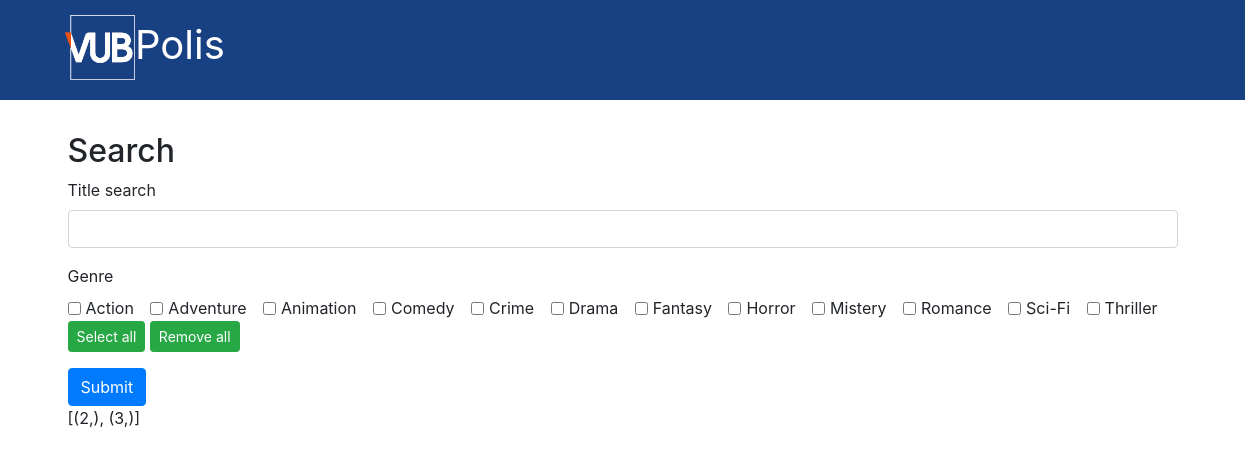
Screenshot of /Homepage with the database file from the repository.
### tables this page shows
CREATE TABLE genres (
    genre_id      INTEGER NOT NULL PRIMARY KEY,
    genre_name    TEXT NOT NULL,
    [description] TEXT NOT NULL
);

### startServer.py (the view)
@app.route("/Homepage", methods = ['POST', 'GET'])
def homePage():
    genres = getData("getAllGenreNames.sql")
    linkParams = request.args
    searchResult = getData("filmSearch.sql")
    return render_template("index.html", genres=genres, linkParams=linkParams, searchResult=searchResult)

### utils.py (called while the page is built)
def getData(scriptname, *args):
    db = sqlite3.connect(databaseFile)
    cursor = db.cursor()
    script = open(sqlpath + scriptname, "r").read()
    res = cursor.execute(script, args).fetchall()
    db.commit()
    db.close()
    return res

### templates/index.html (shortened to what this page needs)
{% extends "boilerplates/basePage.html" %}
{% block body %}
    {% include "boilerplates/pageHeader.html" %}
    <div class="container">
        <form id="searchFilm" method="GET">
            <h2>Search</h2>
            <div class="form-group">
                <label for="titleSearch">Title search</label>
                <input type="text" class="form-control" id="titleSearch" name="titleSearch">
            </div>
            <fieldset id="genre-select">
                <label for="genre-select">Genre</label>
                <br>
                {% for genre in genres %}
                    <div class="form-check form-check-inline">
                        <input type="checkbox" class="form-check-input genre-select-item" id="{{genre[0]}}" name="{{genre[0]}}">
                        <label class="form-check-label" for="{{genre[0]}}">{{genre[0]}}</label>
                    </div>
                {% endfor %}
                <button type="button" class="btn btn-success btn-sm" onclick="selectAllGenres()">Select all</button>
                <button type="button" class="btn btn-success btn-sm" onclick="deSelectAllGenres()">Remove all</button>
            </fieldset>
            <button type="submit" class="btn btn-primary">Submit</button>
        </form>
    </div>
    <div class="container">
        {{searchResult}}
    </div>
{% endblock %}

### templates/boilerplates/basePage.html (shortened to what this page needs)
<!DOCTYPE html>
<html lang="en">
<head>
    <link rel="stylesheet" href="https://stackpath.bootstrapcdn.com/bootstrap/4.1.3/css/bootstrap.min.css">
    <link rel="stylesheet" href="css/style.css">
</head>
<body>
   {% block body %}{% endblock %}
</body>
</html>

### templates/boilerplates/pageHeader.html
<div class="container-fluid" id="page-header">
    <div id="logo"></div>
</div>

### css/style.css (style rules this page uses)
html, body { height: 100%; }
#page-header { height:100px; background-color:#184183; margin-bottom: 2em; }
#page-header #logo { background-image: url("/images/logo.png"); background-repeat: no-repeat; background-size: 70px; height: 70px; position: relative; top: 15px; left: 50px; }
#page-header #logo::after { content: "Polis"; color: #fff; position: relative; font-size: 40px; left: 70px; }
#searchFilm [type="submit"] { margin-top: 1em; }

### rows the page displays
genres: genre_name "Action"
genres: genre_name "Adventure"
genres: genre_name "Animation"
genres: genre_name "Comedy"
genres: genre_name "Crime"
genres: genre_name "Drama"
genres: genre_name "Fantasy"
genres: genre_name "Horror"
genres: genre_name "Mistery"
genres: genre_name "Romance"
genres: genre_name "Sci-Fi"
genres: genre_name "Thriller"

### other values shown
{{ searchResult }} "[(2,), (3,)]"
